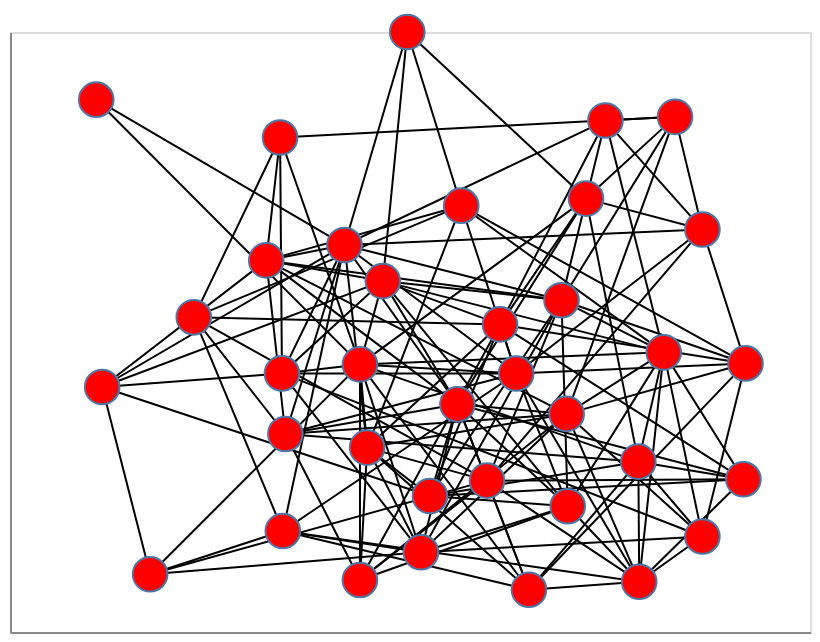

The code cell stored with this chart in its notebook:
### Markdown cell above
### Generate a random graph

To get started quickly, we can create a random graph. The `fast_gnp_random_graph` method uses the Erdős-Rényi model to generate a graph according to two main parameters: the number of nodes **`n`** and the probability that a given pair of nodes is connected **`p`**:

### Code cell
G = nx.fast_gnp_random_graph(n=36, p=.2)

# show graph with nx_altair
nxa.draw_networkx(G)

### Figure 1 — Vega-Lite specification as saved in the notebook (floating-point values rounded to 4 significant figures; data arrays with more than 128 entries replaced by an {"elided": "..."} marker saying what was removed)
{"config": {"view": {"continuousWidth": 400, "continuousHeight": 300}}, "layer": [{"data": {"name": "data-aa64b89a9790d80f3ab2db7a8cde439f"}, "mark": {"type": "line", "color": "black", "opacity": 1, "strokeWidth": 1}, "encoding": {"detail": {"field": "edge", "type": "quantitative"}, "x": {"axis": {"grid": false, "labels": false, "ticks": false, "title": ""}, "field": "x", "type": "quantitative"}, "y": {"axis": {"grid": false, "labels": false, "ticks": false, "title": ""}, "field": "y", "type": "quantitative"}}}, {"data": {"name": "data-c0b9ea1f08422008e743a499497e506f"}, "mark": {"type": "point", "fill": "red", "opacity": 1, "size": 300, "strokeWidth": 1.0}, "encoding": {"x": {"axis": {"grid": false, "labels": false, "ticks": false}, "field": "x", "type": "quantitative"}, "y": {"axis": {"grid": false, "labels": false, "ticks": false}, "field": "y", "type": "quantitative"}}}], "$schema": "https://vega.github.io/schema/vega-lite/v4.17.0.json", "datasets": {"data-aa64b89a9790d80f3ab2db7a8cde439f": {"elided": "298 records"}, "data-c0b9ea1f08422008e743a499497e506f": [{"x": -0.806, "y": 0.7969}, {"x": -0.2473, "y": 0.361}, {"x": 0.07337, "y": -0.3459}, {"x": -0.4234, "y": 0.3148}, {"x": 0.2525, "y": -0.1457}, {"x": -0.6847, "y": -0.6268}, {"x": -0.7926, "y": -0.06503}, {"x": -0.1061, "y": 1.0}, {"x": 0.4964, "y": 0.7454}, {"x": 0.3398, "y": 0.7343}, {"x": 0.1391, "y": -0.02443}, {"x": 0.6502, "y": -0.3419}, {"x": 0.5579, "y": -0.5134}, {"x": 0.01527, "y": 0.4789}, {"x": 0.4138, "y": -0.289}, {"x": 0.4157, "y": -0.6491}, {"x": -0.1964, "y": -0.2468}, {"x": 0.1677, "y": -0.6733}, {"x": -0.2126, "y": -0.6439}, {"x": -0.2126, "y": 0.002842}, {"x": 0.1026, "y": 0.1228}, {"x": 0.2409, "y": 0.1952}, {"x": 0.296, "y": 0.5002}, {"x": -0.1611, "y": 0.2527}, {"x": -0.05515, "y": -0.392}, {"x": 0.006805, "y": -0.117}, {"x": -0.3804, "y": -0.206}, {"x": -0.5864, "y": 0.144}, {"x": -0.3861, "y": -0.497}, {"x": -0.3923, "y": 0.6835}, {"x": -0.07532, "y": -0.5607}, {"x": 0.5579, "y": 0.4076}, {"x": -0.3881, "y": -0.0243}, {"x": 0.4709, "y": 0.03893}, {"x": 0.6549, "y": 0.005708}, {"x": 0.2549, "y": -0.4227}]}}
